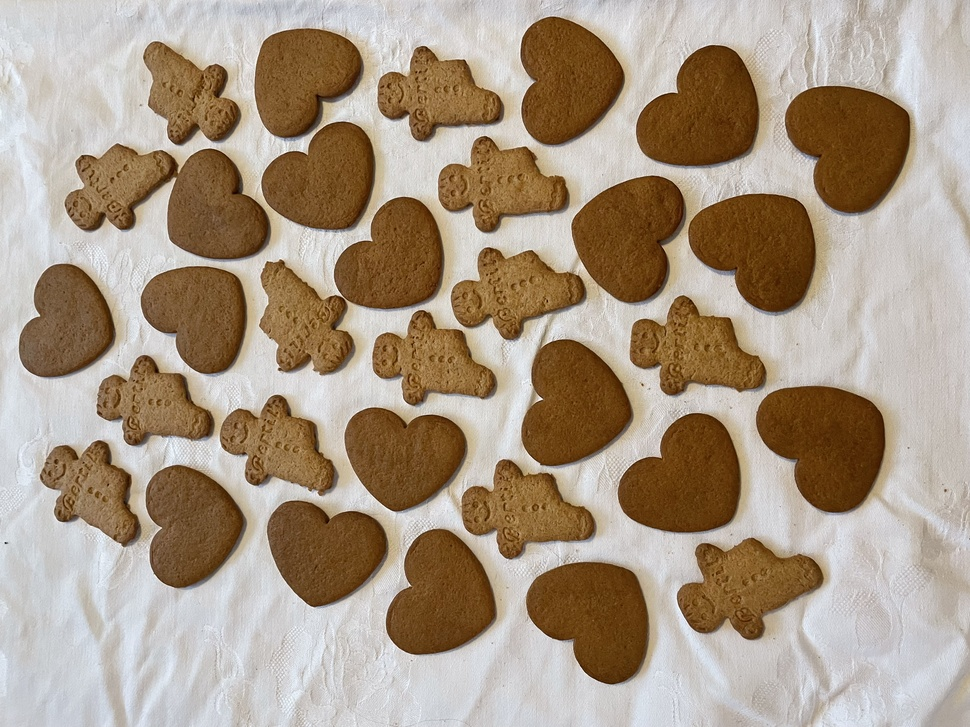
#> input picture Exercise1/gingerbreads.jpg, 970 x 727 px, shrunk from 4032 x 3024 before the run
$ python test.py
#> lines starting #> are read from the running program, lines starting #| are printed output that depends on the picture
import matplotlib.pyplot as plt
import numpy as np

# reading image
filename = "gingerbreads.jpg"
from skimage import io

fall = io.imread(filename)
#> fall is the input picture: shape (727, 970, 3); mean R, G, B 168.5, 151.6, 132.6

# display image
plt.imshow(fall)
plt.show()

# mean av 3 rgb bilder
imagemean = fall.mean(axis=2)
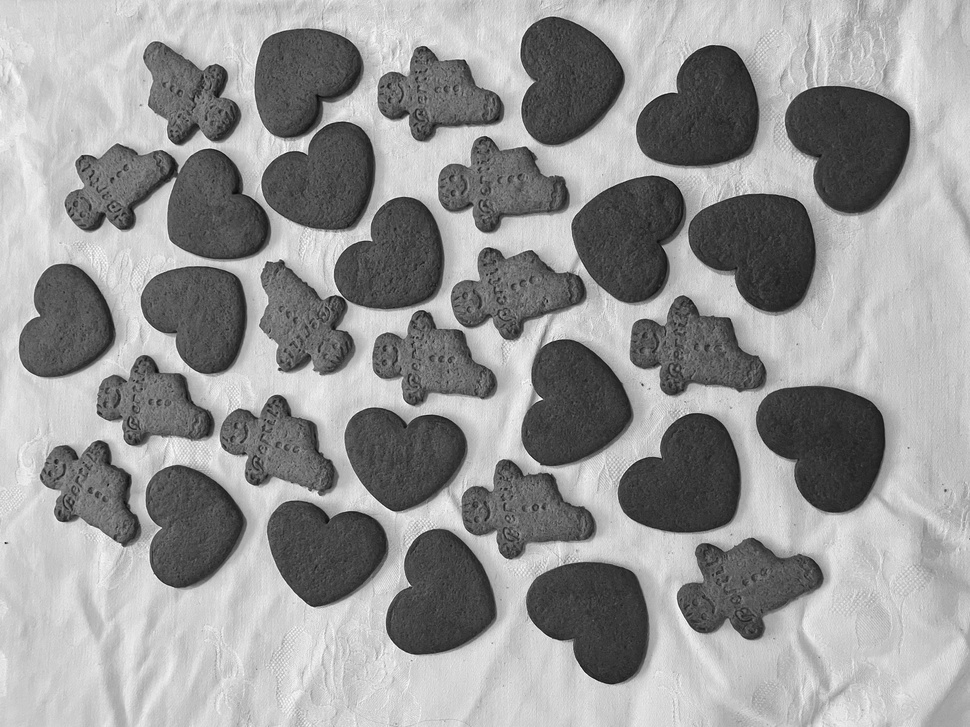
#> imagemean: shape (727, 970) float64; min 9.67, max 255, mean 150.9

# histogram
shape = np.shape(imagemean)
#> shape = (727, 970)
K = 256
M = shape[0] * shape[1]
#> M = 705190
# M = shape[0]
histogram = np.zeros(256)
for i in range(shape[0]):
    for j in range(shape[1]):
        pixval = int(imagemean[i, j])
        histogram[pixval] += 1
#> after the loop, histogram = 256 values, max 13045 at index 207, min 0 at index 0, mean 2754.6
plt.plot(histogram)
plt.show()
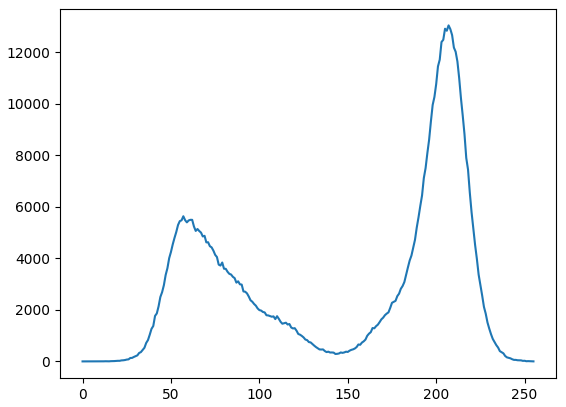
#> figure drawn by matplotlib, 1 panel; curve peaks at x = 207, y = 13045
